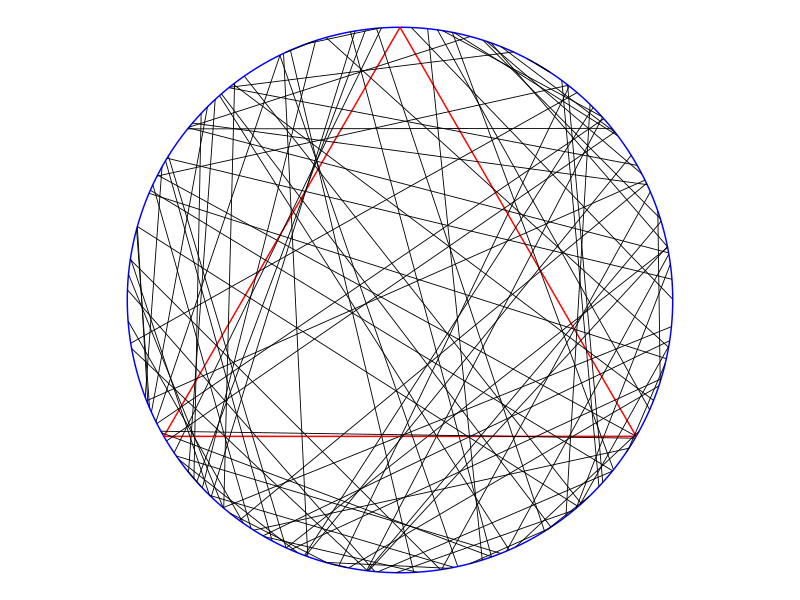
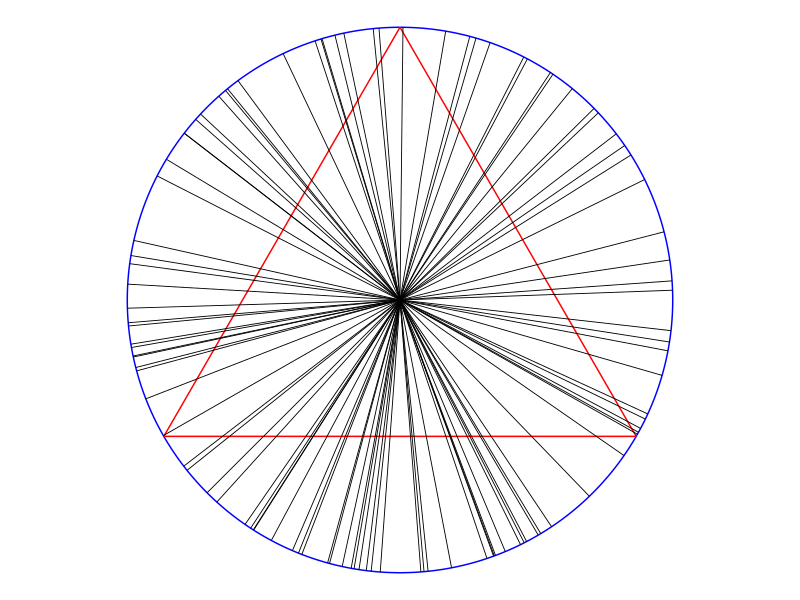
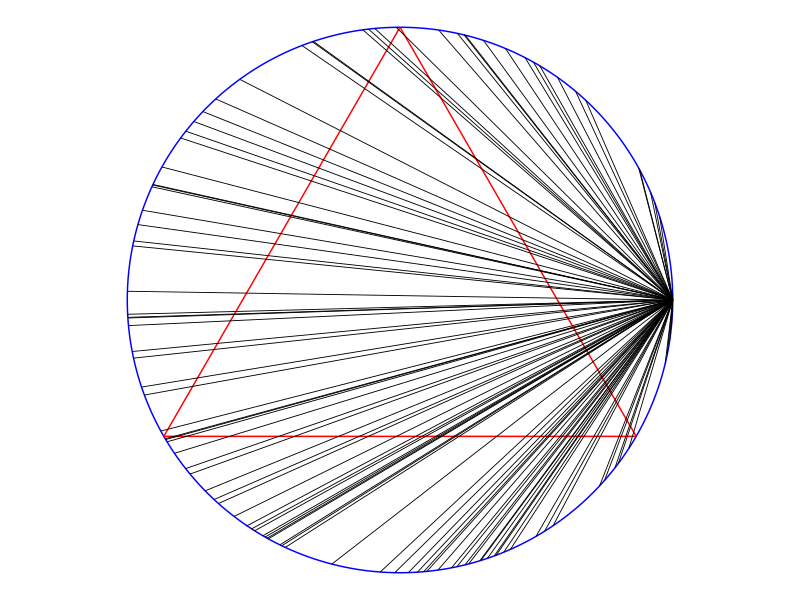

Source code (R) for these figures, in order:
# Instruction to students: You may clear the code in this file and replace it
# with your own.

library(tidyverse)
library(ggforce)
theme_set(theme_void())





# Bertrand’s Paradox Probability Part

# Setting parameters
nLines = 100; # Number of lines
x0 = 0 # x-coordinate of the center of the circle
y0 = 0 # y-coordinate of the center of the circle
r = 1 # Radius of circle
l = sqrt(3) # Length of the side of an equilateral triangle



# Method A
theta1 <- runif(nLines, 0, 2*pi)
theta2 <- runif(nLines, 0, 2*pi) 
# Endpoints of chords within the circle
x1 <- r*cos(theta1) 
y1 <- r*sin(theta1) 
x2 <- r*cos(theta2)
y2 <- r*sin(theta2)

chordA <- sqrt(((x2)-(x1))^2 + ((y2)-(y1))^2)
sA <- sum(chordA > l) # Total number of chords longer than the length(l)
pA <- sA/nLines # Probability of Method A
print(pA)
# Answer for Probability of Method A is roughly around 1/3



# Method B
theta3 <- runif(nLines, 0, 2*pi)
# Endpoints of chords within the circle
x3 <- r*cos(theta3)
y3 <- r*sin(theta3) 

distance <- runif(nLines, 0, r)
chordB <- 2 * sqrt((1^2) - (distance)^2)
sB <- sum(chordB > l) # Total number of chords longer than the length(l)
pB <- sB/nLines # Probability of Method B
print (pB)
# Answer for Probability of Method B is roughly around 1/2



# Method C 
theta4 <- runif(nLines, 0, 2*pi)
# Endpoints of chords within the circle
x4 <- r*cos(theta4)
y4 <- r*sin(theta4)
x5 <- x4*cos(theta4) + y4*sin(theta4)
y5 <- x4*sin(theta4) - y4*cos(theta4)
x6 <- x4*cos(theta4) - y4*sin(theta4)
y6 <- x4*sin(theta4) + y4*cos(theta4)

chordC <- sqrt(((x6)-(x5))^2 + ((y6)-(y5))^2)
sC <- sum(chordC > l) # Total number of chords longer than the length(l)
pC <- sC/nLines # Probability of Method C
print(pC)
# Answer for Probability of Method C is roughly around 1/4





# Bertrand’s Paradox Plotting Part

# Coordinates of equilateral triangle
eqtri_df <- tibble(
  x    = c(0, sqrt(3) / 2, -sqrt(3) / 2),
  y    = c(1, -0.5, -0.5),
  xend = c(sqrt(3) / 2, -sqrt(3) / 2, 0),
  yend = c(-0.5, -0.5, 1)
)

rdmchr_df <- tibble(
  x    = x1,
  y    = y1,
  xend = x2,
  yend = y2
)



# Method A
p <- ggplot() +
  ggforce::geom_circle(aes(x0 = x0, y0 = y0, r = r), col = 'blue', size = 0.5) +
  geom_segment(data = eqtri_df, aes(x = x, y = y, xend = xend, yend = yend), col = 'red', size = 0.5) +
  geom_segment(data = rdmchr_df, aes(x = x, y = y, xend = xend, yend = yend), size = 0.3) +
  coord_equal()

ggsave(p, file = "plotA.png", height = 5, width = 7)



# Method B
p <- ggplot() +
  ggforce::geom_circle(aes(x0 = x0, y0 = y0, r = r), col = 'blue', size = 0.5) +
  geom_segment(data = eqtri_df, aes(x = x, y = y, xend = xend, yend = yend), col = 'red', size = 0.5) +
  geom_segment(data = rdmchr_df, aes(x = x0, y = y0, xend = x3, yend = y3), size = 0.3) +
  coord_equal()

ggsave(p, file = "plotB.png", height = 5, width = 7)



# Method C
p <- ggplot() +
  ggforce::geom_circle(aes(x0 = x0, y0 = y0, r = r), col = 'blue', size = 0.5) +
  geom_segment(data = eqtri_df, aes(x = x, y = y, xend = xend, yend = yend), col = 'red', size = 0.5) +
  geom_segment(data = rdmchr_df, aes(x = x5, y = y5, xend = x6, yend = y6), size = 0.3) +
  coord_equal()

ggsave(p, file = "plotC.png", height = 5, width = 7)



